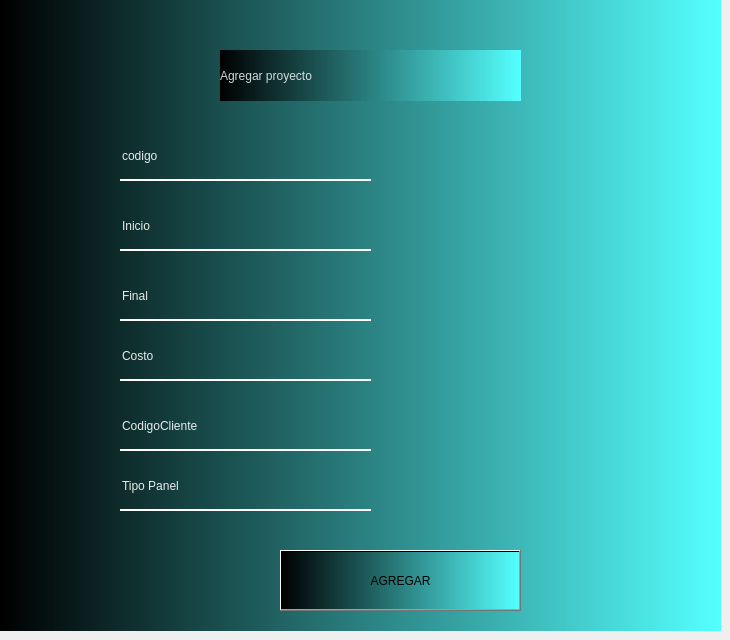
    <widget class="QWidget" name="tab_11">
     <attribute name="title">
      <string>addemployee</string>
     </attribute>
     <widget class="QWidget" name="widget_3" native="true">
      <property name="geometry">
       <rect>
        <x>0</x>
        <y>0</y>
        <width>721</width>
        <height>631</height>
       </rect>
      </property>
      <property name="styleSheet">
       <string notr="true">background-color: rgb(85, 255, 255);
background-color: qlineargradient(spread:pad, x1:0, y1:0, x2:1, y2:0, stop:0 rgba(0, 0, 0, 255), stop:1 rgba(85, 255, 255));</string>
      </property>
      <widget class="QPushButton" name="pushButton_5">
       <property name="geometry">
        <rect>
         <x>280</x>
         <y>550</y>
         <width>241</width>
         <height>61</height>
        </rect>
       </property>
       <property name="styleSheet">
        <string notr="true">color:rgba(255,255,255,210);
background-color: rgba(0, 20, 80, 1);
font: 75 20pt &quot;Rockwell&quot;;
border-radus: 50%;
QPushButton #pushButton {
background-color: qlineargradient(spread:pad, x1:0, y1:0.505682, x2:1, y2:0.477, stop:0 rgba(20, 47, 78, 219), stop:1 rgba(85, 98, 112, 226));
color:rgba(255,255,255,210);
border-radus:5px;
}



</string>
       </property>
       <property name="text">
        <string>AGREGAR</string>
       </property>
      </widget>
      <widget class="QLineEdit" name="lineEdit_12">
       <property name="geometry">
        <rect>
         <x>120</x>
         <y>210</y>
         <width>251</width>
         <height>41</height>
        </rect>
       </property>
       <property name="styleSheet">
        <string notr="true">background-color:rgba(0, 0, 0, 0);
font: italic 10pt &quot;MS Sans Serif&quot;;
border:none;
border-bottom:2px solid #ffffff;
color:rgba(255,255,255,230);
padding-bottom:7px;</string>
       </property>
       <property name="text">
        <string>Inicio</string>
       </property>
      </widget>
      <widget class="QLineEdit" name="lineEdit_13">
       <property name="geometry">
        <rect>
         <x>120</x>
         <y>140</y>
         <width>251</width>
         <height>41</height>
        </rect>
       </property>
       <property name="styleSheet">
        <string notr="true">background-color:rgba(0, 0, 0, 0);
font: italic 10pt &quot;MS Sans Serif&quot;;
border:none;
border-bottom:2px solid #ffffff;
color:rgba(255,255,255,230);
padding-bottom:7px;</string>
       </property>
       <property name="text">
        <string>codigo</string>
       </property>
      </widget>
      <widget class="QLabel" name="label_11">
       <property name="geometry">
        <rect>
         <x>220</x>
         <y>50</y>
         <width>301</width>
         <height>51</height>
        </rect>
       </property>
       <property name="styleSheet">
        <string notr="true">color:rgba(255,255,255,210);
font: 75 20pt &quot;Rockwell&quot;;

</string>
       </property>
       <property name="text">
        <string>Agregar proyecto</string>
       </property>
      </widget>
      <widget class="QLineEdit" name="lineEdit_14">
       <property name="geometry">
        <rect>
         <x>120</x>
         <y>280</y>
         <width>251</width>
         <height>41</height>
        </rect>
       </property>
       <property name="styleSheet">
        <string notr="true">background-color:rgba(0, 0, 0, 0);
font: italic 10pt &quot;MS Sans Serif&quot;;
border:none;
border-bottom:2px solid #ffffff;
color:rgba(255,255,255,230);
padding-bottom:7px;</string>
       </property>
       <property name="text">
        <string>Final</string>
       </property>
      </widget>
      <widget class="QLineEdit" name="lineEdit_15">
       <property name="geometry">
        <rect>
         <x>120</x>
         <y>340</y>
         <width>251</width>
         <height>41</height>
        </rect>
       </property>
       <property name="styleSheet">
        <string notr="true">background-color:rgba(0, 0, 0, 0);
font: italic 10pt &quot;MS Sans Serif&quot;;
border:none;
border-bottom:2px solid #ffffff;
color:rgba(255,255,255,230);
padding-bottom:7px;</string>
       </property>
       <property name="text">
        <string>Costo</string>
       </property>
      </widget>
      <widget class="QLineEdit" name="lineEdit_16">
       <property name="geometry">
        <rect>
         <x>120</x>
         <y>410</y>
         <width>251</width>
         <height>41</height>
        </rect>
       </property>
       <property name="styleSheet">
        <string notr="true">background-color:rgba(0, 0, 0, 0);
font: italic 10pt &quot;MS Sans Serif&quot;;
border:none;
border-bottom:2px solid #ffffff;
color:rgba(255,255,255,230);
padding-bottom:7px;</string>
       </property>
       <property name="text">
        <string>CodigoCliente</string>
       </property>
      </widget>
      <widget class="QLineEdit" name="lineEdit_20">
       <property name="geometry">
        <rect>
         <x>120</x>
         <y>470</y>
         <width>251</width>
         <height>41</height>
        </rect>
       </property>
       <property name="styleSheet">
        <string notr="true">background-color:rgba(0, 0, 0, 0);
font: italic 10pt &quot;MS Sans Serif&quot;;
border:none;
border-bottom:2px solid #ffffff;
color:rgba(255,255,255,230);
padding-bottom:7px;</string>
       </property>
       <property name="text">
        <string>Tipo Panel</string>
       </property>
      </widget>
     </widget>
    </widget>
